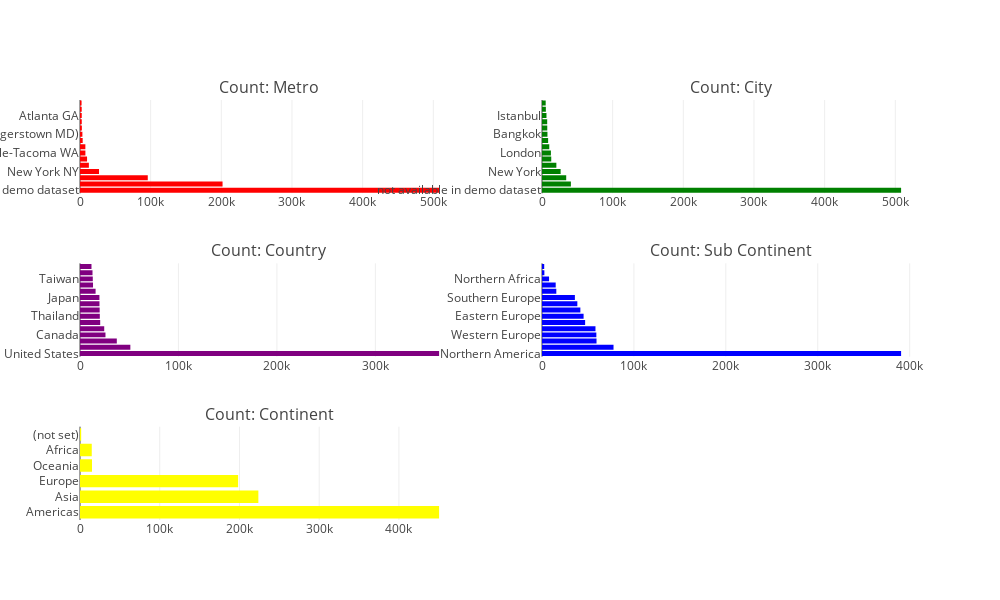
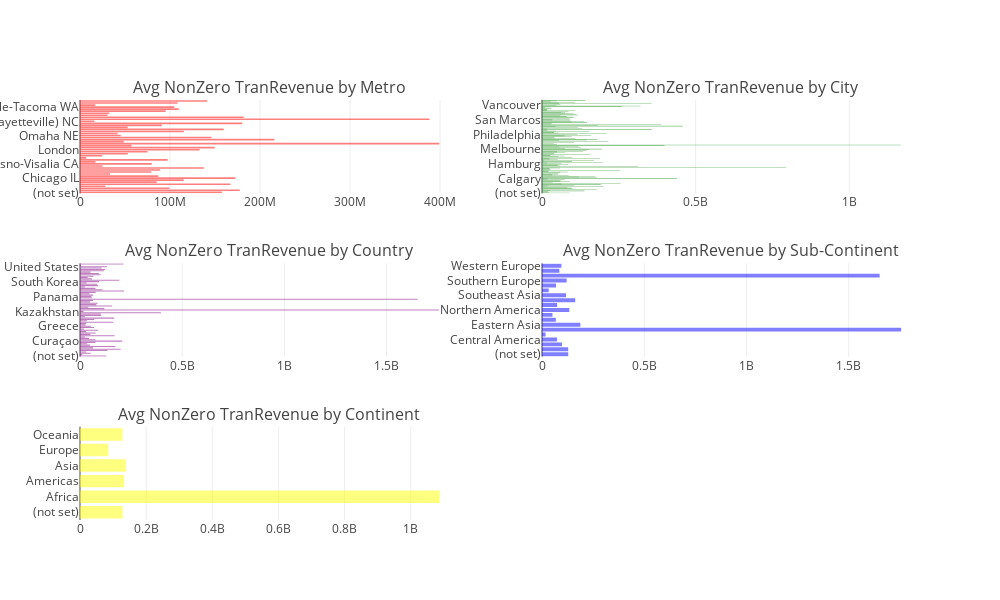

Notebook code for these charts, in order:
### Code cell
geo_info = ["geoNetwork_metro", "geoNetwork_city", "geoNetwork_country", 
            "geoNetwork_subContinent", "geoNetwork_continent"]

colors = ["red", "green", "purple","blue", "yellow"]
traces = []

for i, col in enumerate(geo_info):
    t = train[col].value_counts()
    traces.append(go.Bar(marker=dict(color=colors[i]),orientation="h", y = t.index[:15], x = t.values[:15]))

fig = tools.make_subplots(rows=3, cols=2, 
                          subplot_titles=["Count: Metro", "Count: City", "Count: Country",
                                          "Count: Sub Continent", "Count: Continent"]
                          , print_grid=False)

fig.append_trace(traces[0], 1, 1)
fig.append_trace(traces[1], 1, 2)
fig.append_trace(traces[2], 2, 1)
fig.append_trace(traces[3], 2, 2)
fig.append_trace(traces[4], 3, 1)

fig['layout'].update(height=600,width=1000, showlegend=False)
iplot(fig)

train["totals_transactionRevenue"] = train["totals_transactionRevenue"].astype('float')

fig = tools.make_subplots(rows=3, cols=2, subplot_titles=["Avg NonZero TranRevenue by Metro", 
                                                          "Avg NonZero TranRevenue by City", 
                                                          "Avg NonZero TranRevenue by Country",
                                                          "Avg NonZero TranRevenue by Sub-Continent",
                                                          "Avg NonZero TranRevenue by Continent"], 
                                                          print_grid=False)


trs = []
for i, col in enumerate(geo_info):
    tmp = train.groupby(col).agg({"totals_transactionRevenue": "mean"}).reset_index().rename(columns={"totals_transactionRevenue" : 
                                                                                                      "Mean Revenue"})
    tmp = tmp.dropna()
    tr = go.Bar(x = tmp["Mean Revenue"], orientation="h", marker=dict(opacity=0.5, color=colors[i]), y = tmp[col])
    trs.append(tr)

fig.append_trace(trs[0], 1, 1)
fig.append_trace(trs[1], 1, 2)
fig.append_trace(trs[2], 2, 1)
fig.append_trace(trs[3], 2, 2)
fig.append_trace(trs[4], 3, 1)

fig['layout'].update(height=600,width=1000, showlegend=False)
iplot(fig)

### Figure 1 — Plotly figure (JSON) as saved in the notebook; plotly's stock layout.template omitted (floating-point values rounded to 4 significant figures)
{"data": [{"marker": {"color": "red"}, "orientation": "h", "type": "bar", "uid": "89e419be-d252-11e8-99ad-f0189804b8bf", "x": [508229, 201766, 95913, 26917, 12571, 9995, 7642, 7585, 3790, 3380, 2628, 2475, 2463, 2403, 2227], "xaxis": "x", "y": ["not available in demo dataset", "(not set)", "San Francisco-Oakland-San Jose CA", "New York NY", "London", "Los Angeles CA", "Seattle-Tacoma WA", "Chicago IL", "Austin TX", "Washington DC (Hagerstown MD)", "Boston MA-Manchester NH", "Houston TX", "Atlanta GA", "Detroit MI", "Roanoke-Lynchburg VA"], "yaxis": "y"}, {"marker": {"color": "green"}, "orientation": "h", "type": "bar", "uid": "89e47c7e-d252-11e8-b40c-f0189804b8bf", "x": [508229, 40884, 34262, 26371, 20329, 13086, 12607, 10295, 8670, 7709, 7444, 7342, 6330, 5468, 5223], "xaxis": "x2", "y": ["not available in demo dataset", "Mountain View", "(not set)", "New York", "San Francisco", "Sunnyvale", "London", "San Jose", "Los Angeles", "Bangkok", "Chicago", "Ho Chi Minh City", "Istanbul", "Bengaluru", "Toronto"], "yaxis": "y2"}, {"marker": {"color": "purple"}, "orientation": "h", "type": "bar", "uid": "89e4da02-d252-11e8-aeb7-f0189804b8bf", "x": [364744, 51140, 37393, 25869, 24598, 20522, 20123, 19980, 19783, 19731, 15832, 13225, 12996, 12698, 11662], "xaxis": "x3", "y": ["United States", "India", "United Kingdom", "Canada", "Vietnam", "Turkey", "Thailand", "Germany", "Brazil", "Japan", "France", "Mexico", "Taiwan", "Australia", "Russia"], "yaxis": "y3"}, {"marker": {"color": "blue"}, "orientation": "h", "type": "bar", "uid": "89e53894-d252-11e8-aa3e-f0189804b8bf", "x": [390657, 77800, 59321, 59114, 58168, 46919, 45249, 41731, 38443, 35780, 15583, 14893, 7683, 2573, 2406], "xaxis": "x4", "y": ["Northern America", "Southeast Asia", "Southern Asia", "Western Europe", "Northern Europe", "Eastern Asia", "Eastern Europe", "South America", "Western Asia", "Southern Europe", "Central America", "Australasia", "Northern Africa", "Western Africa", "Caribbean"], "yaxis": "y4"}, {"marker": {"color": "yellow"}, "orientation": "h", "type": "bar", "uid": "89e59d3e-d252-11e8-8f12-f0189804b8bf", "x": [450377, 223698, 198311, 15054, 14745, 1468], "xaxis": "x5", "y": ["Americas", "Asia", "Europe", "Oceania", "Africa", "(not set)"], "yaxis": "y5"}], "layout": {"annotations": [{"font": {"size": 16}, "showarrow": false, "text": "Count: Metro", "x": 0.225, "xanchor": "center", "xref": "paper", "y": 1, "yanchor": "bottom", "yref": "paper"}, {"font": {"size": 16}, "showarrow": false, "text": "Count: City", "x": 0.775, "xanchor": "center", "xref": "paper", "y": 1, "yanchor": "bottom", "yref": "paper"}, {"font": {"size": 16}, "showarrow": false, "text": "Count: Country", "x": 0.225, "xanchor": "center", "xref": "paper", "y": 0.6111, "yanchor": "bottom", "yref": "paper"}, {"font": {"size": 16}, "showarrow": false, "text": "Count: Sub Continent", "x": 0.775, "xanchor": "center", "xref": "paper", "y": 0.6111, "yanchor": "bottom", "yref": "paper"}, {"font": {"size": 16}, "showarrow": false, "text": "Count: Continent", "x": 0.225, "xanchor": "center", "xref": "paper", "y": 0.2222, "yanchor": "bottom", "yref": "paper"}], "height": 600, "showlegend": false, "width": 1000, "xaxis": {"anchor": "y", "domain": [0, 0.45]}, "xaxis2": {"anchor": "y2", "domain": [0.55, 1]}, "xaxis3": {"anchor": "y3", "domain": [0, 0.45]}, "xaxis4": {"anchor": "y4", "domain": [0.55, 1]}, "xaxis5": {"anchor": "y5", "domain": [0, 0.45]}, "xaxis6": {"anchor": "y6", "domain": [0.55, 1]}, "yaxis": {"anchor": "x", "domain": [0.7778, 1]}, "yaxis2": {"anchor": "x2", "domain": [0.7778, 1]}, "yaxis3": {"anchor": "x3", "domain": [0.3889, 0.6111]}, "yaxis4": {"anchor": "x4", "domain": [0.3889, 0.6111]}, "yaxis5": {"anchor": "x5", "domain": [0, 0.2222]}, "yaxis6": {"anchor": "x6", "domain": [0, 0.2222]}}}

### Figure 2 — Plotly figure (JSON) as saved in the notebook; plotly's stock layout.template omitted (floating-point values rounded to 4 significant figures; data arrays with more than 128 entries replaced by an {"elided": "..."} marker saying what was removed)
{"data": [{"marker": {"color": "red", "opacity": 0.5}, "orientation": "h", "type": "bar", "uid": "8b34b6b6-d252-11e8-82fd-f0189804b8bf", "x": [157600000.0, 177500000.0, 99070000.0, 27980000, 167000000.0, 85140000.0, 115000000.0, 172400000.0, 86980000, 33355000, 78960000.0, 89030250, 137600000.0, 24990000, 79570000, 16990000, 97350000.0, 6990000, 24680000, 53098000, 74990000, 132700000.0, 149700000.0, 57265000, 398890000, 48520000.0, 215800000.0, 145800000.0, 45105000, 41725000, 115400000.0, 159500000.0, 52960000.0, 90740000.0, 180210000, 15960000, 388000000.0, 181900000, 30480000, 32433000, 95100000.0, 109600000.0, 104700000.0, 16950000, 108300000.0, 141100000.0], "xaxis": "x", "y": ["(not set)", "Atlanta GA", "Austin TX", "Baltimore MD", "Boston MA-Manchester NH", "Charleston SC", "Charlotte NC", "Chicago IL", "Cincinnati OH", "Columbus OH", "Dallas-Ft. Worth TX", "Denver CO", "Detroit MI", "El Paso TX", "Fresno-Visalia CA", "Hartford & New Haven CT", "Houston TX", "Indianapolis IN", "Jacksonville FL", "Kansas City MO", "Las Vegas NV", "London", "Los Angeles CA", "Miami-Ft. Lauderdale FL", "Milwaukee WI", "Minneapolis-St. Paul MN", "Nashville TN", "New York NY", "Omaha NE", "Orlando-Daytona Beach-Melbourne FL", "Philadelphia PA", "Phoenix AZ", "Pittsburgh PA", "Portland OR", "Providence-New Bedford,MA", "Raleigh-Durham (Fayetteville) NC", "Roanoke-Lynchburg VA", "Sacramento-Stockton-Modesto CA", "Salt Lake City UT", "San Antonio TX", "San Diego CA", "San Francisco-Oakland-San Jose CA", "Seattle-Tacoma WA", "Syracuse NY", "Washington DC (Hagerstown MD)", "not available in demo dataset"], "yaxis": "y"}, {"marker": {"color": "green", "opacity": 0.5}, "orientation": "h", "type": "bar", "uid": "8b352006-d252-11e8-b656-f0189804b8bf", "x": {"elided": "134 float values"}, "xaxis": "x2", "y": {"elided": "134 str values"}, "yaxis": "y2"}, {"marker": {"color": "purple", "opacity": 0.5}, "orientation": "h", "type": "bar", "uid": "8b3581fe-d252-11e8-823a-f0189804b8bf", "x": [128300000.0, 10990000, 52488000, 30480000, 134300000.0, 198410000, 64183000, 172800000.0, 49452000, 35280000.0, 75608750, 206330000, 75440000, 44790000, 25000000, 168732500, 50960000, 76890000, 29490000, 89216000, 19490000, 68667500, 53110000, 27180000, 30075000, 163100000.0, 33590000, 69666000, 167300000.0, 24140000.0, 103300000.0, 102045000, 395800000.0, 17490000, 1756000000.0, 119110000, 40770000, 157300000.0, 79639500, 86350000, 47970000, 63990000, 1651200000, 57950000, 55865000, 63790000, 46010000, 76670000.0, 215800000, 109300000.0, 75960000, 23735000, 88360000, 84302000, 32850000, 93213750, 192395000, 58105000, 37795000, 66200000.0, 101100000.0, 92542000, 51205000, 116880000, 123400000.0, 105590625, 132600000.0, 3500000, 212300000], "xaxis": "x3", "y": ["(not set)", "Anguilla", "Argentina", "Armenia", "Australia", "Belgium", "Brazil", "Canada", "Chile", "China", "Colombia", "Curaçao", "Cyprus", "Czechia", "Denmark", "Ecuador", "Egypt", "El Salvador", "Finland", "France", "Georgia", "Germany", "Greece", "Guadeloupe", "Guatemala", "Hong Kong", "Hungary", "India", "Indonesia", "Ireland", "Israel", "Italy", "Japan", "Kazakhstan", "Kenya", "Kuwait", "Lebanon", "Malaysia", "Mexico", "Netherlands", "New Zealand", "Nicaragua", "Nigeria", "Pakistan", "Panama", "Peru", "Philippines", "Poland", "Portugal", "Puerto Rico", "Romania", "Russia", "Saudi Arabia", "Singapore", "South Africa", "South Korea", "Spain", "St. Lucia", "Sweden", "Switzerland", "Taiwan", "Thailand", "Turkey", "Ukraine", "United Arab Emirates", "United Kingdom", "United States", "Uruguay", "Venezuela"], "yaxis": "y3"}, {"marker": {"color": "blue", "opacity": 0.5}, "orientation": "h", "type": "bar", "uid": "8b35e194-d252-11e8-8627-f0189804b8bf", "x": [128300000.0, 128100000.0, 97721875, 73290000.0, 17490000, 1756000000.0, 187700000.0, 67630000.0, 50960000, 133300000.0, 73850000.0, 162600000.0, 117400000.0, 32850000, 68600000.0, 120501250, 1651200000, 84810000.0, 94740000.0], "xaxis": "x4", "y": ["(not set)", "Australasia", "Caribbean", "Central America", "Central Asia", "Eastern Africa", "Eastern Asia", "Eastern Europe", "Northern Africa", "Northern America", "Northern Europe", "South America", "Southeast Asia", "Southern Africa", "Southern Asia", "Southern Europe", "Western Africa", "Western Asia", "Western Europe"], "yaxis": "y4"}, {"marker": {"color": "yellow", "opacity": 0.5}, "orientation": "h", "type": "bar", "uid": "8b364026-d252-11e8-b0d0-f0189804b8bf", "x": [128300000.0, 1085970000, 133400000.0, 139214720, 85410000.0, 128100000.0], "xaxis": "x5", "y": ["(not set)", "Africa", "Americas", "Asia", "Europe", "Oceania"], "yaxis": "y5"}], "layout": {"annotations": [{"font": {"size": 16}, "showarrow": false, "text": "Avg NonZero TranRevenue by Metro", "x": 0.225, "xanchor": "center", "xref": "paper", "y": 1, "yanchor": "bottom", "yref": "paper"}, {"font": {"size": 16}, "showarrow": false, "text": "Avg NonZero TranRevenue by City", "x": 0.775, "xanchor": "center", "xref": "paper", "y": 1, "yanchor": "bottom", "yref": "paper"}, {"font": {"size": 16}, "showarrow": false, "text": "Avg NonZero TranRevenue by Country", "x": 0.225, "xanchor": "center", "xref": "paper", "y": 0.6111, "yanchor": "bottom", "yref": "paper"}, {"font": {"size": 16}, "showarrow": false, "text": "Avg NonZero TranRevenue by Sub-Continent", "x": 0.775, "xanchor": "center", "xref": "paper", "y": 0.6111, "yanchor": "bottom", "yref": "paper"}, {"font": {"size": 16}, "showarrow": false, "text": "Avg NonZero TranRevenue by Continent", "x": 0.225, "xanchor": "center", "xref": "paper", "y": 0.2222, "yanchor": "bottom", "yref": "paper"}], "height": 600, "showlegend": false, "width": 1000, "xaxis": {"anchor": "y", "domain": [0, 0.45]}, "xaxis2": {"anchor": "y2", "domain": [0.55, 1]}, "xaxis3": {"anchor": "y3", "domain": [0, 0.45]}, "xaxis4": {"anchor": "y4", "domain": [0.55, 1]}, "xaxis5": {"anchor": "y5", "domain": [0, 0.45]}, "xaxis6": {"anchor": "y6", "domain": [0.55, 1]}, "yaxis": {"anchor": "x", "domain": [0.7778, 1]}, "yaxis2": {"anchor": "x2", "domain": [0.7778, 1]}, "yaxis3": {"anchor": "x3", "domain": [0.3889, 0.6111]}, "yaxis4": {"anchor": "x4", "domain": [0.3889, 0.6111]}, "yaxis5": {"anchor": "x5", "domain": [0, 0.2222]}, "yaxis6": {"anchor": "x6", "domain": [0, 0.2222]}}}
